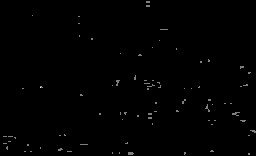
#> input picture Task2/images/DOG0.jpg, 256 x 156 px, shrunk from 750 x 458 before the run, given in place of task2.jpg, which was not available
$ jupyter execute --allow-errors Task2.ipynb
#> lines starting #> are read from the running program, lines starting #| are printed output that depends on the picture; after the words box and inside, x2 and y2 are one past the last pixel; in counts of white or black regions, pixels touching at a corner belong together; pictures that were not available may be replaced by others from this repository, and a replacement may not be noted
[cell 1]
##Libraries Used

[cell 2]
import cv2
import numpy as np
import math
import os
import copy

[cell 3]
## Creation of Gaussian Kernel##

[cell 4]
def gaussian_Kernel(x):
    sigma = x
    #print(sigma)
    su = 0.0
    s = 2.0*sigma*sigma
    G_K = [ ]
    for x in range (-3,4): # row
        row =[]
        for y in range(-3,4):# col
           # k =[y,-(x)] #<col,-<row>>
            x1 =  (y) # row
            y1 = -(x) #
           # print([x,y])
            r = math.sqrt(x1*x1+y1*y1)
            temp = (math.exp(-(r*r)/s))/(math.pi*s)
            su+=temp
            row.append(temp)
        G_K.append(row)
    #print(G_K)
    #print('sum is ',su)
    return (G_K,su)

[cell 5]
# [6 lines of commented-out code are left out]

[cell 6]
## Resizing the Image According to the octave

[cell 7]
def resize(image,ctr):
    img_r = image.copy()
    if(ctr!=0):
        img_r = img_r[::2,::2]
    elif():
        img_r = image.copy()
    return img_r

[cell 8]
#Covolution Process to create gaussian Images

[cell 9]
def octave_Img(img_p,G_K1): # this is the convolution method which calculate the image and kernel
    w = G_K1
    img_r = img_p.copy()
    img_2 = img_p.copy()
    d = img_r.shape
    height = img_r.shape[0]
    width  = img_r.shape[1]
    print('Image Height  :',height)
    print('Image width   :',width)
    x1=0
    id_x =1
    for x in range (3,height-3): # row
        for y in range (3,width-3):# col
            su=0
            for k in range (-3,4):
                for l in range (-3,4):
                    a = img_r.item(x+k,y+l)
                    w1 = w[3+k][3+l];
                    su = su + (w1*a);
                b = su;
                #img_2.itemset((x,y),b);
                img_2[x,y] =b


    #ot_list(img_2)
    #return(o.append(np.asarray(image)))
    return (img_2)
    #convolution

[cell 10]
# Creating Keypoints

#> (a cell that did not finish here is left out)

[cell 12]
#main Program

[cell 13]
#main Program
img = cv2.imread('A:\\classes\\Intro to Computer vision and Image Processing\\projrct\\project1\\task2.jpg',0)
#> img is the input picture: shape (156, 256); min 0, max 2, mean 0.00957
img_dog = img.copy()
img_k =img.copy()
sigma = (1/(math.sqrt(2)))
res_list =list()
li =list()
img_g = list()
s=1
x=1
id_x =1
for oc in range(0,4):
    sigma1 = sigma
    img_p = resize(img,oc)
    for x in range(0,5):
        (G_K1,Su_N)= gaussian_Kernel(sigma) #calling gaussain kernel
        #cv2.namedWindow('image', cv2.WINDOW_NORMAL)
        #cv2.imshow('gi',np.asarray(G_K1))
        #cv2.waitKey(0)
        img_ga = octave_Img(img_p,G_K1) # calling octave_Img for caluclating the convolution
        #img_g = oct_list(img_p,G_K1,id_x)
        #img_gn = np.abs(img_ga)/np.max(np.abs(img_ga))
        img_g.append(np.asarray(img_ga))

        G_name = 'gaussian'+str(id_x)+'.jpg'
        id_x+=1
        path = 'A:\\classes\\Intro to Computer vision and Image Processing\\projrct\\project1\\task2\\images'
        cv2.imwrite(os.path.join(path,G_name),np.asarray(img_ga,dtype='uint8'))
        sigma = sigma * (math.sqrt(2))
    sigma =sigma1
    sigma = sigma * (math.sqrt(2))
    img =img_p.copy()
    res_list.append(np.asarray(img_p))
#> this loop made 4 passes
#> (sigma1, sigma) on passes 2 to 4: (1, 1.41), (1.41, 2), (2, 2.83)
#> sigma on pass 1: 1
#> pass 1, `cv2.imwrite(os.path.join(path,G_name),np.asarray(img_ga,dtype='uint8'))`:
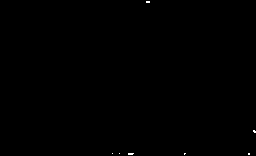
#> saved as gaussian1.jpg: shape (156, 256); values 0 (black) and 1 (white), 0.09% white in thin lines or dots, all inside (x1, y1, x2, y2) = (112, 1, 256, 155)
#> pass 2, in resize (call 2), `img_r = img_r[::2,::2]`:
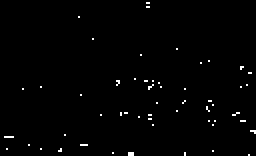
#> img_r: shape (78, 128) (shown 2 times larger); values 0 (black) and 1 (white), 0.97% white in thin lines or dots
#> pass 2, `cv2.imwrite(os.path.join(path,G_name),np.asarray(img_ga,dtype='uint8'))`:
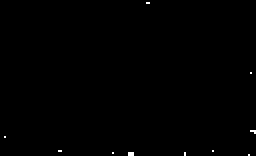
#> saved as gaussian6.jpg: shape (78, 128) (shown 2 times larger); values 0 (black) and 1 (white), 0.21% white in thin lines or dots
#> pass 3, in resize (call 3), `img_r = img_r[::2,::2]`:
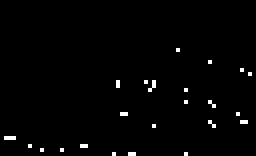
#> img_r: shape (39, 64) (shown 4 times larger); values 0 (black) and 1 (white), 1.4% white in thin lines or dots, all inside (x1, y1, x2, y2) = (1, 12, 63, 39)
#> after the loop:
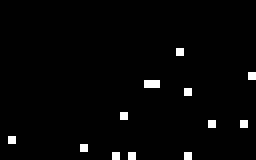
#> img: shape (20, 32) (shown 8 times larger); values 0 (black) and 1 (white), 2% white in thin lines or dots, all inside (x1, y1, x2, y2) = (1, 6, 32, 20)
#> after the loop, id_x = 21; img_g = 20 items; res_list = 4 items
    #########################################################
    #list
print('=========dog==========')
print(len(img_g))
#| 20
img_d1 =list()
img_d2 = list()
img_d3 = list()
img_d4 = list()
for i in range(0,4):
    print('start')
    img_dog = img_g[i]-img_g[i+1]
    img_gn = np.abs(img_dog)/np.max(np.abs(img_dog))
    img_d1.append(img_gn)
    #cv2.namedWindow('image', cv2.WINDOW_NORMAL)
    #cv2.imshow('image',img_dog)
    #cv2.waitKey(0)
    G_name = 'DOG'+str(i)+'.jpg'
    path = 'A:\\classes\\Intro to Computer vision and Image Processing\\projrct\\project1\\task2\\images'
    cv2.imwrite(os.path.join(path,G_name),np.asarray(img_gn,dtype='uint8'))
    print('end')
#> after the loop, img_d1 = 4 items
 ######################################################################
 # keypoint for octave 1 [for D1,D2,D3]
#> (the rest of this cell did not finish here and is left out)
